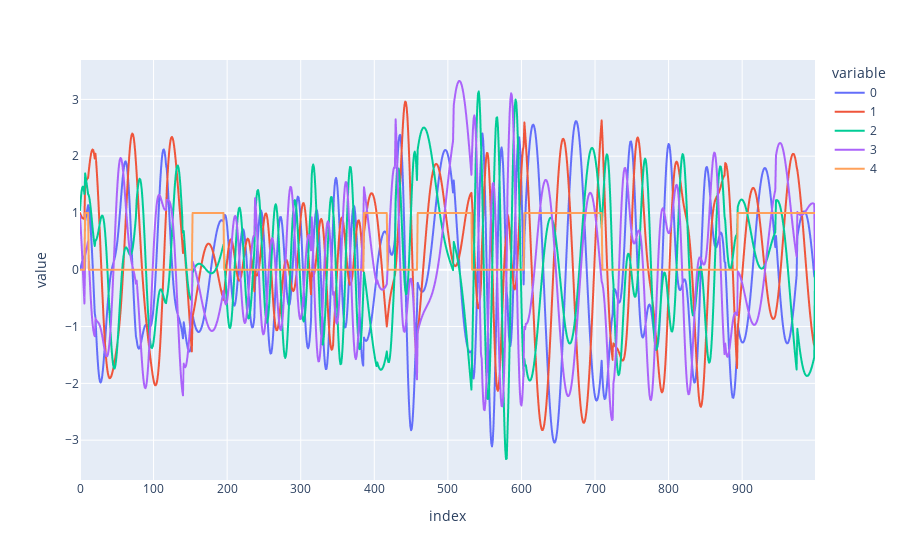

Write notebook code for a chart like this one.
### Code cell
import plotly.express as px
px.line(slds_dynamics_sparse.T)

### Figure 1 — Plotly figure (JSON) as saved in the notebook; plotly's stock layout.template omitted (floating-point values rounded to 4 significant figures; data arrays with more than 128 entries replaced by an {"elided": "..."} marker saying what was removed)
{"data": [{"hovertemplate": "variable=0<br>index=%{x}<br>value=%{y}<extra></extra>", "legendgroup": "0", "line": {"color": "#636efa", "dash": "solid"}, "marker": {"symbol": "circle"}, "mode": "lines", "name": "0", "showlegend": true, "type": "scattergl", "x": {"elided": "1000 int values"}, "xaxis": "x", "y": {"elided": "1000 float values"}, "yaxis": "y"}, {"hovertemplate": "variable=1<br>index=%{x}<br>value=%{y}<extra></extra>", "legendgroup": "1", "line": {"color": "#EF553B", "dash": "solid"}, "marker": {"symbol": "circle"}, "mode": "lines", "name": "1", "showlegend": true, "type": "scattergl", "x": {"elided": "1000 int values"}, "xaxis": "x", "y": {"elided": "1000 float values"}, "yaxis": "y"}, {"hovertemplate": "variable=2<br>index=%{x}<br>value=%{y}<extra></extra>", "legendgroup": "2", "line": {"color": "#00cc96", "dash": "solid"}, "marker": {"symbol": "circle"}, "mode": "lines", "name": "2", "showlegend": true, "type": "scattergl", "x": {"elided": "1000 int values"}, "xaxis": "x", "y": {"elided": "1000 float values"}, "yaxis": "y"}, {"hovertemplate": "variable=3<br>index=%{x}<br>value=%{y}<extra></extra>", "legendgroup": "3", "line": {"color": "#ab63fa", "dash": "solid"}, "marker": {"symbol": "circle"}, "mode": "lines", "name": "3", "showlegend": true, "type": "scattergl", "x": {"elided": "1000 int values"}, "xaxis": "x", "y": {"elided": "1000 float values"}, "yaxis": "y"}, {"hovertemplate": "variable=4<br>index=%{x}<br>value=%{y}<extra></extra>", "legendgroup": "4", "line": {"color": "#FFA15A", "dash": "solid"}, "marker": {"symbol": "circle"}, "mode": "lines", "name": "4", "showlegend": true, "type": "scattergl", "x": {"elided": "1000 int values"}, "xaxis": "x", "y": {"elided": "1000 int values"}, "yaxis": "y"}], "layout": {"legend": {"title": {"text": "variable"}, "tracegroupgap": 0}, "margin": {"t": 60}, "xaxis": {"anchor": "y", "domain": [0, 1], "title": {"text": "index"}}, "yaxis": {"anchor": "x", "domain": [0, 1], "title": {"text": "value"}}}}
